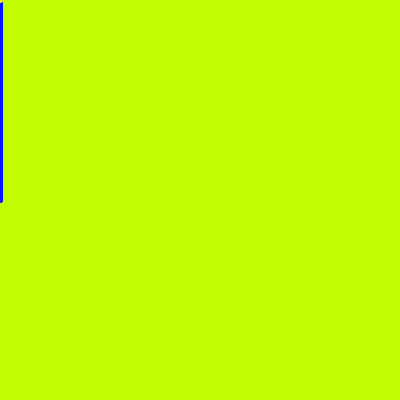
Frame 1 (no input)
Frame 60 (the mouse pressed at the canvas centre just before this capture): identical to frame 1, image omitted
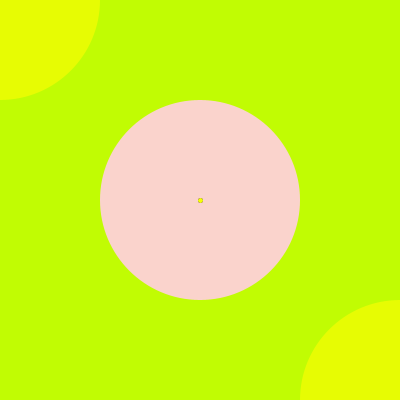
Frame 120 (the mouse held since frame 60 and released just before this capture)

The Processing sketch that drew these frames (run headless with seeded random() and noise(); from frame 60 on, the mouse is pressed at the canvas centre):

// Processing sketch: processing_36576
// ── processing_36576.pde

//"hw3" CMU 48-757 F'11
//copywrite 2011 Zack Jacobson-Weaver
void setup()
{
  size(400,400);
  frameRate(60);  
  noCursor();
}

void draw()
{
  noStroke();
  fill(193,252,3);
  rect(0,0,width,height);
ellipseMode(CENTER);
fill(250,211,204);
ellipse( width/2, height/2, mouseX, mouseY);
  fill(231,252,3);
  ellipse( width, height, mouseX, mouseY); 
fill(231,252,3);
ellipse( 0, 0, mouseX, mouseY);
  strokeWeight(5);
  stroke(255,0,0);
  line(pmouseY, 200, pmouseX,pmouseX );
stroke(3,25,255);
line(pmouseY,200, pmouseY,pmouseY);
  stroke(246,255,3);
  line(pmouseY,pmouseY, pmouseX,pmouseX );  
}
  
 
  

  
